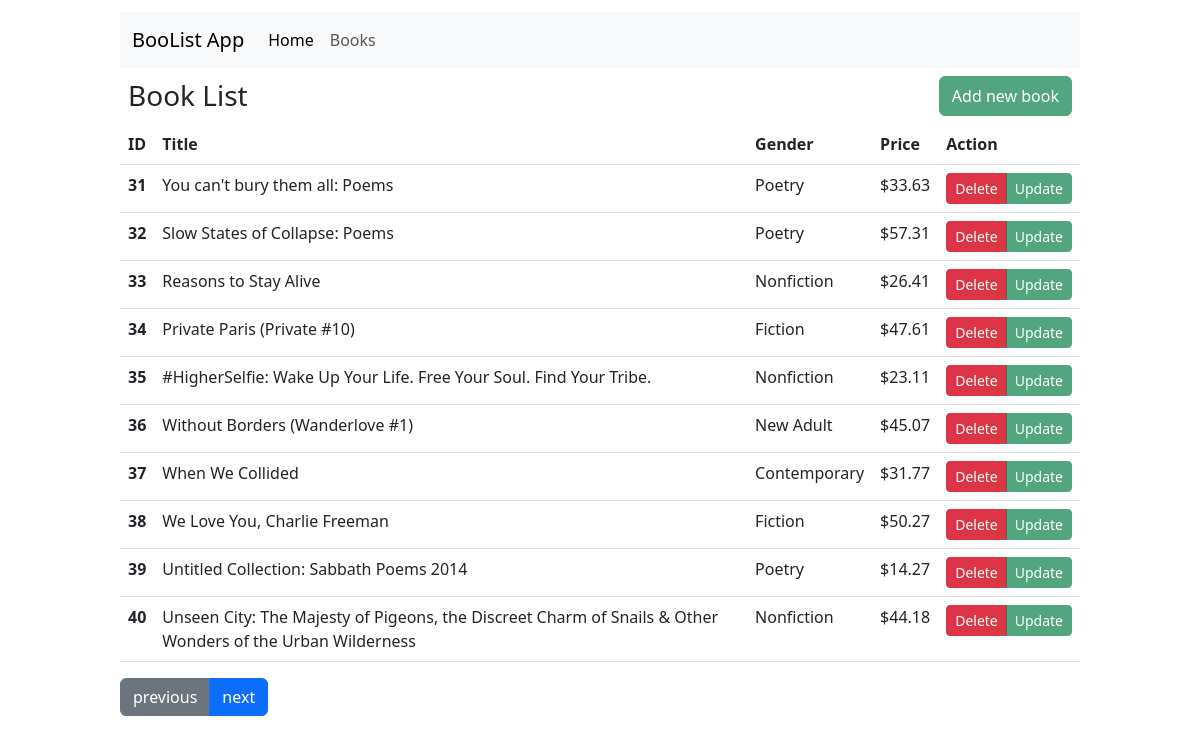
Screenshot of /books/4-10/ with the database file from the repository.
### tables this page shows
CREATE TABLE books(
                        id INTEGER PRIMARY KEY AUTOINCREMENT,
                        title TEXT NOT NULL UNIQUE,
                        price_cents INTEGER NOT NULL,
                        description TEXT NOT NULL,
                        category TEXT NOT NULL
        );

### app.py (the view)
@app.route("/books/<int:page>-<int:limit>/")
def book_list(page=None, limit=None):
    books =  Book.all(limit=limit, offset=page*limit-limit)
    categories = Book.all_categories()
    return render_template('book-list.html', books = books, p=page, l=limit, genders = categories)

### models/bookModel.py (called while the page is built)
    @property
    def price(self):
        return self.price_cents / 100

    @classmethod
    def from_tuple(cls, t:tuple):
        return Book(t[1], t[2], t[3], t[4], t[0])

    @classmethod
    def all(cls, offset:int = None, limit:int = None) -> list:
        t = Database.fetch_all(BookData.TABLE_NAME, offset=offset, limit=limit)
        l =[]
        for b in t:
            l.append(Book.from_tuple(b))
        return l

    @classmethod
    def all_categories(cls):
        c = BookData.all_categories()
        c.sort()
        return c

### models/database/bookData.py (called while the page is built)
    @classmethod
    def all_categories(cls):
        r = Database.query_fetch(f"SELECT DISTINCT category FROM {BookData.TABLE_NAME};")
        return [x[0] for x in r]

### models/database/database.py (called while the page is built)
    @classmethod
    def fetch_all(cls, table_name, limit:int = None, offset:int=None, file_name:str = DATABASE_FILE) -> list[tuple]:
        conn = sqlite3.connect(file_name)
        cur = conn.cursor()
        cur.execute('PRAGMA foreign_key=on;')
        if limit and offset:
            cur.execute(f"SELECT * FROM {table_name} LIMIT {limit} OFFSET {offset};")
        elif limit:
            cur.execute(f"SELECT * FROM {table_name} LIMIT {limit};")
        elif offset:
            cur.execute(f"SELECT * FROM {table_name} OFFSET {offset};")
        else:
            cur.execute(f"SELECT * FROM {table_name};")
        result = cur.fetchall()
        conn.commit()
        cur.close()
        return result

    @classmethod
    def query_fetch(cls, query:str, values:tuple =None, file_name:str = DATABASE_FILE) -> list[tuple]:
        conn = sqlite3.connect(file_name)
        cur = conn.cursor()
        cur.execute('PRAGMA foreign_key=on;')
        if values:
            cur.execute(query, values)
        else:
            cur.execute(query)
        result = cur.fetchall()
        conn.commit()
        cur.close()
        return result

### templates/book-list.html (shortened to what this page needs)
{% extends "base.html" %}
{% block content %}
    <div class="d-flex p-2 justify-content-between">
        <h3 style="margin:3px 0;">Book List</h3>
        <button type="button" class="btn btn-success opacity-75" data-bs-toggle="modal" data-bs-target="#add_book">Add new book</button>
    </div>
    <table class="table table-hover">
        <thead>
            <tr>
                <th scope="col">ID</th>
                <th scope="col">Title</th>
                <th scope="col">Gender</th>
                <th scope="col">Price</th>
                <th scope="col">Action</th>
            </tr>
        </thead>
        <tbody>
            {% for book in books %}
            <tr>
                <th scope="row">{{ p*l+loop.index - l}}</th>
                <td>{{ book.title }}</td>
                <td>{{ book.category }}</td>
                <td>${{ "%.2f"|format(book.price) }}</td>
                <td>
                    <div class="btn-group" role="group" aria-label="Basic example">
                        <button type="button" class="btn btn-sm btn-danger" data-bs-toggle="modal" data-bs-target="#delete_{{book.ID}}">Delete</button>
                        <button type="button" class="btn btn-sm btn-success opacity-75" data-bs-toggle="modal" data-bs-target="#update_{{book.ID}}">Update</button>
                    </div>
                </td>
            </tr>
            {% endfor %}
        </tbody>
    </table>
    <div class="btn-group">
        {% if p > 1 %}
        <a class="btn btn-secondary" role="button" href="{{ url_for('book_list', page=p-1, limit=l) }}">previous</a>
        {% endif %}
        <a class="btn btn-primary" role="button" href="{{ url_for('book_list', page=p+1, limit=l) }}">next</a>
    </div>
{% endblock %}

### rows the page displays
books: index "31", title "You can't bury them all: Poems", category "Poetry", price "33.63"
books: index "32", title "Slow States of Collapse: Poems", category "Poetry", price "57.31"
books: index "33", title "Reasons to Stay Alive", category "Nonfiction", price "26.41"
books: index "34", title "Private Paris (Private #10)", category "Fiction", price "47.61"
books: index "35", title "#HigherSelfie: Wake Up Your Life. Free Your Soul. Find Your Tribe.", category "Nonfiction", price "23.11"
books: index "36", title "Without Borders (Wanderlove #1)", category "New Adult", price "45.07"
books: index "37", title "When We Collided", category "Contemporary", price "31.77"
books: index "38", title "We Love You, Charlie Freeman", category "Fiction", price "50.27"
books: index "39", title "Untitled Collection: Sabbath Poems 2014", category "Poetry", price "14.27"
books: index "40", title "Unseen City: The Majesty of Pigeons, the Discreet Charm of Snails & Other Wonders of the Urban Wilderness", category "Nonfiction", price "44.18"
